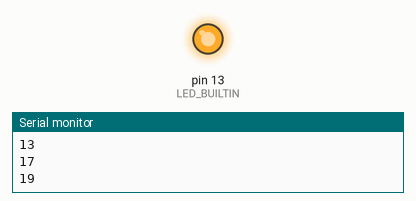
This sketch was run on a simulated Arduino Uno, built with avr-gcc and run on an emulated ATmega328P. On the bench: output pins drawn as LEDs (lit = HIGH), the last lines printed to the serial monitor.

Above: at 0.92 s.
At 24.6 s:
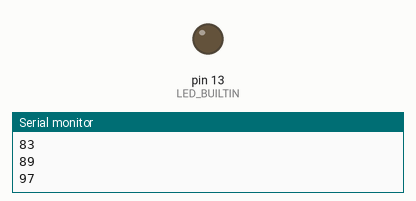
Timing chart, 0 to 26.1 s (numbered marks = the images above):
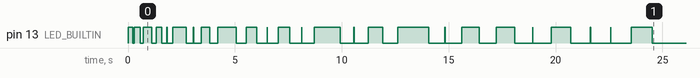

The sketch:

primenumbers.ino
```cpp
#include <SoftwareSerial.h>

int CurNum = 3; //we slaan 2 over omdat onze functie niet controleerd of een
                //getal deelbaar is door 2 want we voeren hem alleen maar uit op oneven getallen

void setup()
{
    // put your setup code here, to run once:
    Serial.begin(9600);
    Serial.println("2"); // omdat 2 wel een priemgetal is printen we die toch
    delay(20);
    pinMode(LED_BUILTIN, OUTPUT);
}

void loop()
{
    while (CurNum < 100)
    {
        // put your main code here, to run repeatedly:
        //als de arduino aan een nieuw getal begint knippert het lampje heel kort om dit aan te geven
        digitalWrite(LED_BUILTIN, HIGH);
        delay(10);
        digitalWrite(LED_BUILTIN, LOW);

        if (TestPrime(CurNum))
        {
            Serial.println(String(CurNum));
            digitalWrite(LED_BUILTIN, HIGH);
            delay(CurNum * 10); //we hebben gekozen voor een delay van curnum * 10
        }
        else
        {
            digitalWrite(LED_BUILTIN, LOW);
            delay(CurNum * 10); //de enige rede dat we even lang wachten voor samengestelde getallen is omdat de verhouding anders niet duidelijk is, anders f*ck samengestelde getallen
        }

        CurNum = CurNum + 2; //na een oneven getal komt een even getal en dat is nooit priem, dus waarom zouden we die checken
    }
    Serial.println("all primes are found");
    while (true)
    {
        delay(10000);
        Serial.println("waarom wacht je eigenlijk nog?");
    }
}

bool TestPrime(int curnum)
{
    for (int i = 3; i < curnum; i = i + 2)
    {
        if (i > sqrt(curnum))
        {
            return true;
        }
        if (curnum % i == 0)
        {
            return false;
        }
    }
}

/* dit is de python code waar het uit komt, deze is veel sneller, alleen gebruikt een ding dat de arduino niet goed kan (arrays met variabele lengte)
import math
import datetime

def vindpriem(zoekpriem): #deze functie kijkt of een bepaald getal priem is door te kijken of het deelbaar is door voorgaande priemgetallen
 for primeNumber in primeNumbers:
    if primeNumber > math.ceil(math.sqrt(zoekpriem)): #het is niet nodig om verder te kijken dan de wortel van een priemgetal, dus gaat ie op dat moment uit de functie
      return True
    if zoekpriem % primeNumber == 0:
      return False


start = int(input('vanaf welk getal wil je de priemgetallen hebben? '))
finish = int(input('tot welk getal wil je de priemgetallen hebben? '))
primeNumbers = [5]

i = max(primeNumbers)
t1 = datetime.datetime.now()
while i < finish:
  i += 2
  if vindpriem(i):
    primeNumbers.append(i)
  i += 4
  if vindpriem(i):
    primeNumbers.append(i)

primeNumbers = [2,3] + primeNumbers
displayprimes = [x for x in primeNumbers if x <= finish and x >= start]
t2 = datetime.datetime.now()
print(displayprimes)
print(len(displayprimes))
print(t2-t1)
 */
```

Measured:
- by itself, pin 13 (LED_BUILTIN): LOW → HIGH at 0.02 s, → LOW 0.19 s later, → HIGH 0.09 s later, → LOW 0.27 s later, … (50 changes in this stretch)
